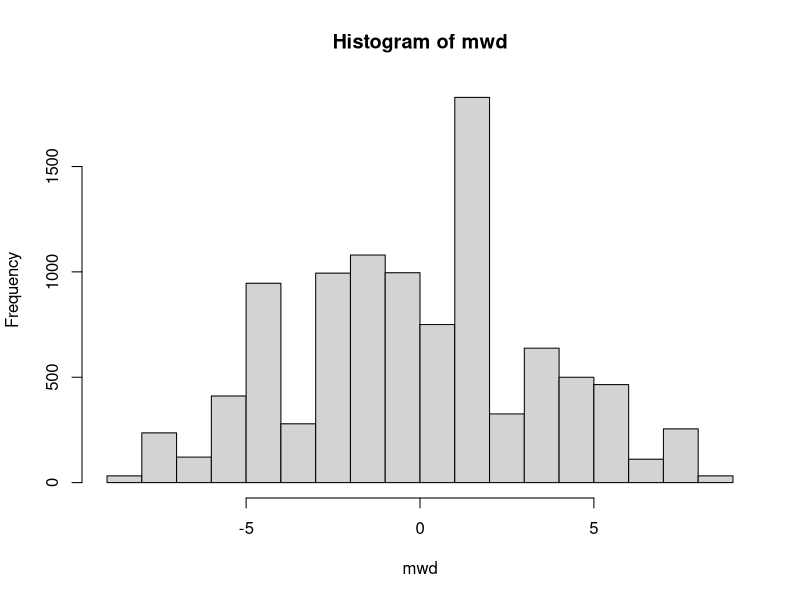

Source code (R):
worms <- c(7, 10, 10, 16, 17, 1, 2, 2, 7, 10)
group <- c(rep("Control", 5), rep("Drug", 5))
DF <- data.frame(worms = worms, group = group)
DF
rm(worms, group)
DF
library(tidyverse)
DF %>% 
  group_by(group) %>% 
  summarize(M = mean(worms))

tapply(DF$worms, DF$group, mean)
(-diff(tapply(DF$worms, DF$group, mean)) -> obs_diff) 
# Do repeatedly 
-diff(tapply(DF$worms, sample(DF$group), mean))


B <- 10^4
mwd <- numeric(B)
for(i in 1:B){
  mwd[i] <- -diff(tapply(DF$worms, sample(DF$group), mean))
}

hist(mwd)
sum(mwd >= 7.6)
(pv <- sum(mwd >= 7.6)/B)

